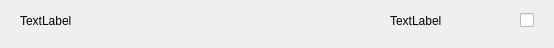
<?xml version="1.0" encoding="UTF-8"?>
<ui version="4.0">
 <class>FileItem</class>
 <widget class="QWidget" name="FileItem">
  <property name="geometry">
   <rect>
    <x>0</x>
    <y>0</y>
    <width>554</width>
    <height>48</height>
   </rect>
  </property>
  <property name="windowTitle">
   <string>Form</string>
  </property>
  <widget class="QLabel" name="label">
   <property name="geometry">
    <rect>
     <x>20</x>
     <y>10</y>
     <width>331</width>
     <height>21</height>
    </rect>
   </property>
   <property name="text">
    <string>TextLabel</string>
   </property>
  </widget>
  <widget class="QCheckBox" name="checkBox">
   <property name="geometry">
    <rect>
     <x>520</x>
     <y>10</y>
     <width>21</width>
     <height>21</height>
    </rect>
   </property>
   <property name="text">
    <string/>
   </property>
  </widget>
  <widget class="QLabel" name="chmod">
   <property name="geometry">
    <rect>
     <x>390</x>
     <y>10</y>
     <width>71</width>
     <height>21</height>
    </rect>
   </property>
   <property name="text">
    <string>TextLabel</string>
   </property>
  </widget>
 </widget>
 <resources/>
 <connections/>
</ui>
